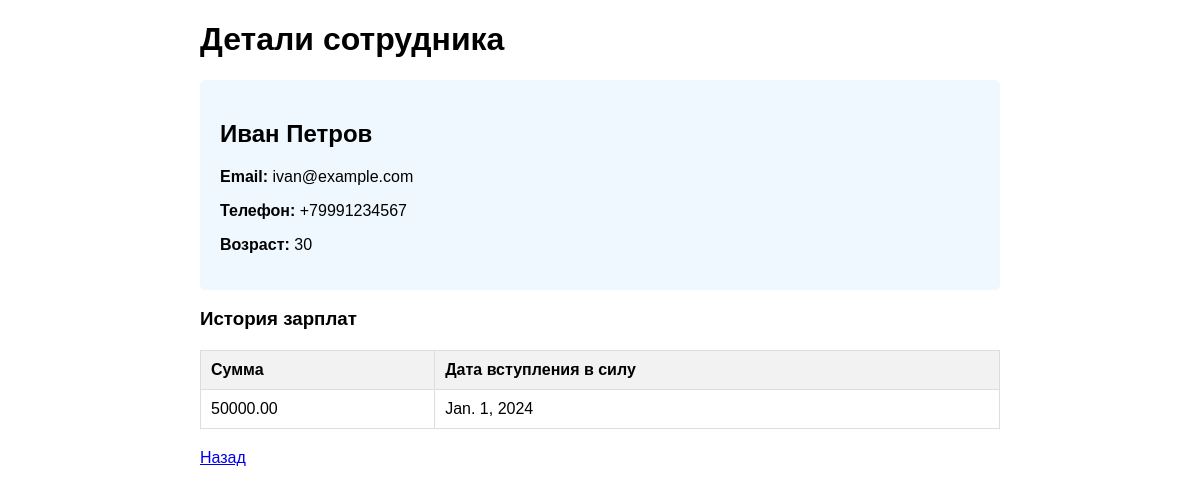
The page /pharmacy/employee/1/ on the database its author committed.
### Pharmacy/models.py (models this page shows, shortened)
class Employee(models.Model):
    first_name = models.CharField(max_length=50)
    last_name = models.CharField(max_length=50)
    age = models.IntegerField(validators=[MinValueValidator(18)])
    phone = models.CharField(max_length=20)
    email = models.EmailField(unique=True)
    class Meta:
        db_table = 'employee'

class Salary(models.Model):
    employee = models.ForeignKey(Employee, on_delete=models.CASCADE, related_name='salaries')
    amount = models.DecimalField(max_digits=10, decimal_places=2, validators=[MinValueValidator(0)])
    effective_date = models.DateField(default=date.today)
    class Meta:
        db_table = 'salary'
        verbose_name_plural = 'salaries'

### Pharmacy/views.py (the view)
# urls.py: path('employee/<int:employee_id>/', views.employee_details, name='employee_details'),
def employee_details(request, employee_id):
    try:
        employee = Employee.objects.get(id=employee_id)
        salaries = employee.salaries.all().order_by('-effective_date')
        context = {
            'employee': employee,
            'salaries': salaries,
        }
        return render(request, 'employee_details.html', context)
    except Employee.DoesNotExist:
        return HttpResponse(f"Сотрудник с ID {employee_id} не найден.")
    except Exception as e:
        return HttpResponse(f"Ошибка: {e}")

### Pharmacy/templates/employee_details.html (shortened to what this page needs)
<!DOCTYPE html>
<html lang="en">
<head>
</head>
<body>
    <div class="container">
        <h1>Детали сотрудника</h1>
        <div class="info">
            <h2>{{ employee.first_name }} {{ employee.last_name }}</h2>
            <p><strong>Email:</strong> {{ employee.email }}</p>
            <p><strong>Телефон:</strong> {{ employee.phone }}</p>
            <p><strong>Возраст:</strong> {{ employee.age }}</p>
        </div>
        <h3>История зарплат</h3>
        {% if salaries %}
            <table>
                <tr><th>Сумма</th><th>Дата вступления в силу</th></tr>
                {% for salary in salaries %}
                <tr><td>{{ salary.amount }}</td><td>{{ salary.effective_date }}</td></tr>
                {% endfor %}
            </table>
        {% else %}
            <p>Нет данных о зарплатах</p>
        {% endif %}
        <a href="/pharmacy/">Назад</a>
    </div>
</body>
</html>

### Pharmacy/templates/employee_details.html (style rules this page uses)
body { font-family: Arial, sans-serif; margin: 20px; }
.container { max-width: 800px; margin: 0 auto; }
.info { background-color: #f0f8ff; padding: 20px; border-radius: 5px; }
table { width: 100%; border-collapse: collapse; margin: 20px 0; }
th, td { border: 1px solid #ddd; padding: 10px; text-align: left; }
th { background-color: #f2f2f2; }

### rows shown on the page
Employee: first_name "Иван", last_name "Петров", email "ivan@example.com", phone "+79991234567", age "30"
Salary: amount "50000.00", effective_date "Jan. 1, 2024"
